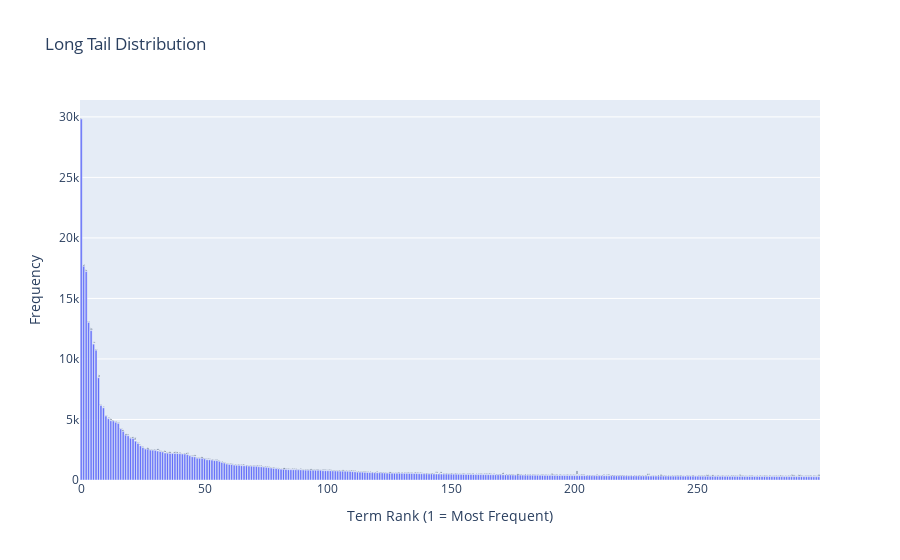

Notebook cell for this chart:
### Markdown cell above
### >>> **Exercise 14 (take home):** 
Additionally, you can attempt to sort the terms on the `x-axis` by frequency instead of in alphabetical order. This way the visualization is more meaninfgul and you will be able to observe the so called [long tail](https://en.wikipedia.org/wiki/Long_tail) (get familiar with this term since it will appear a lot in data mining and other statistics courses). see picture below

![alt txt](https://upload.wikimedia.org/wikipedia/commons/thumb/8/8a/Long_tail.svg/1000px-Long_tail.svg.png)

### Code cell
# Answer here
sorted_indices = np.argsort(term_frequencies)[::-1]
sorted_terms = feature_names[sorted_indices]
sorted_freqs = term_frequencies[sorted_indices]

fig = plotly.Figure(data=[
    plotly.Bar(
        x=list(range(300)), 
        y=sorted_freqs[:300],
        text=sorted_terms[:300],
        hovertemplate='<b>Rank %{x}</b><br>%{text}<br>Frequency: %{y:,}<extra></extra>'
    )
])

fig.update_layout(
    title='Long Tail Distribution',
    xaxis_title='Term Rank (1 = Most Frequent)',
    yaxis_title='Frequency'
)

fig.show()

### Figure 1 — Plotly figure (JSON) as saved in the notebook; plotly's stock layout.template omitted (floating-point values rounded to 4 significant figures; data arrays with more than 128 entries replaced by an {"elided": "..."} marker saying what was removed)
{"data": [{"hovertemplate": "<b>Rank %{x}</b><br>%{text}<br>Frequency: %{y:,}<extra></extra>", "text": {"elided": "300 str values"}, "type": "bar", "x": {"elided": "300 int values"}, "y": {"elided": "300 int values"}}], "layout": {"title": {"text": "Long Tail Distribution"}, "xaxis": {"title": {"text": "Term Rank (1 = Most Frequent)"}}, "yaxis": {"title": {"text": "Frequency"}}}}
